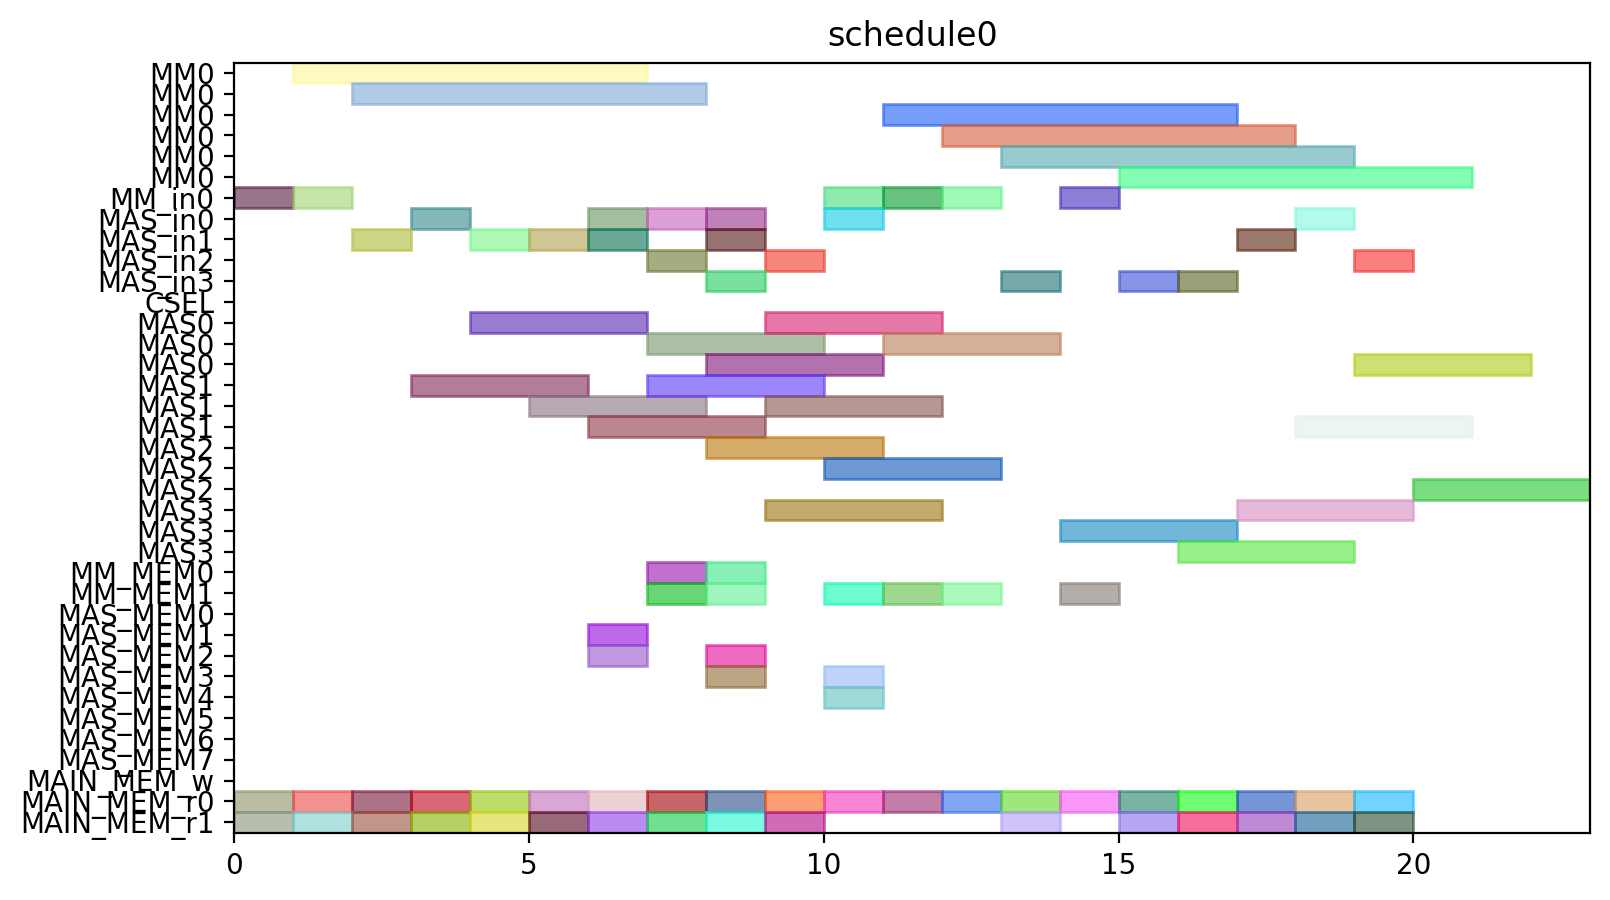

Generate this figure with Python:
from pyschedule import Scenario, solvers, plotters, alt


def solve():
	horizon = 120
	S = Scenario("schedule0", horizon=horizon)

	# resource
	MM = S.Resources('MM', num=1, size=6)
	MM_in = S.Resources('MM_in', num=1)
	MAS_in = S.Resources('MAS_in', num=4)
	CSEL = S.Resource('CSEL')
	MAS = S.Resources('MAS', num=4, size=3, periods=range(1, horizon))
	MM_MEM = S.Resources('MM_MEM', num=2)
	MAS_MEM = S.Resources('MAS_MEM', num=8)
	MAIN_MEM_w = S.Resource('MAIN_MEM_w', size=1)
	MAIN_MEM_r = S.Resources('MAIN_MEM_r', num=2)

	# result of previous scheduling

	# new tasks
	c_qinv_denom_inv0 = S.Task('c_qinv_denom_inv0', length=6, delay_cost=1)
	c_qinv_denom_inv0 += alt(MM)
	c_qinv_denom_inv0_in = S.Task('c_qinv_denom_inv0_in', length=1, delay_cost=1)
	c_qinv_denom_inv0_in += alt(MM_in)
	S += c_qinv_denom_inv0_in*MM_in[0]<=c_qinv_denom_inv0*MM[0]
	c_qinv_denom_inv0_mem0 = S.Task('c_qinv_denom_inv0_mem0', length=1, delay_cost=1)
	c_qinv_denom_inv0_mem0 += MAIN_MEM_r[0]
	S += c_qinv_denom_inv0_mem0 <= c_qinv_denom_inv0

	c_qinv_denom_inv0_mem1 = S.Task('c_qinv_denom_inv0_mem1', length=1, delay_cost=1)
	c_qinv_denom_inv0_mem1 += MAIN_MEM_r[1]
	S += c_qinv_denom_inv0_mem1 <= c_qinv_denom_inv0

	c_qinv_denom_inv1_ = S.Task('c_qinv_denom_inv1_', length=6, delay_cost=1)
	c_qinv_denom_inv1_ += alt(MM)
	c_qinv_denom_inv1__in = S.Task('c_qinv_denom_inv1__in', length=1, delay_cost=1)
	c_qinv_denom_inv1__in += alt(MM_in)
	S += c_qinv_denom_inv1__in*MM_in[0]<=c_qinv_denom_inv1_*MM[0]
	c_qinv_denom_inv1__mem0 = S.Task('c_qinv_denom_inv1__mem0', length=1, delay_cost=1)
	c_qinv_denom_inv1__mem0 += MAIN_MEM_r[0]
	S += c_qinv_denom_inv1__mem0 <= c_qinv_denom_inv1_

	c_qinv_denom_inv1__mem1 = S.Task('c_qinv_denom_inv1__mem1', length=1, delay_cost=1)
	c_qinv_denom_inv1__mem1 += MAIN_MEM_r[1]
	S += c_qinv_denom_inv1__mem1 <= c_qinv_denom_inv1_

	c_qinv0_t2 = S.Task('c_qinv0_t2', length=3, delay_cost=1)
	c_qinv0_t2 += alt(MAS)
	c_qinv0_t2_in = S.Task('c_qinv0_t2_in', length=1, delay_cost=1)
	c_qinv0_t2_in += alt(MAS_in)
	S += c_qinv0_t2_in*MAS_in[0]<=c_qinv0_t2*MAS[0]

	S += c_qinv0_t2_in*MAS_in[1]<=c_qinv0_t2*MAS[1]

	S += c_qinv0_t2_in*MAS_in[2]<=c_qinv0_t2*MAS[2]

	S += c_qinv0_t2_in*MAS_in[3]<=c_qinv0_t2*MAS[3]

	c_qinv0_t2_mem0 = S.Task('c_qinv0_t2_mem0', length=1, delay_cost=1)
	c_qinv0_t2_mem0 += MAIN_MEM_r[0]
	S += c_qinv0_t2_mem0 <= c_qinv0_t2

	c_qinv0_t2_mem1 = S.Task('c_qinv0_t2_mem1', length=1, delay_cost=1)
	c_qinv0_t2_mem1 += MAIN_MEM_r[1]
	S += c_qinv0_t2_mem1 <= c_qinv0_t2

	c_qinv1__t2 = S.Task('c_qinv1__t2', length=3, delay_cost=1)
	c_qinv1__t2 += alt(MAS)
	c_qinv1__t2_in = S.Task('c_qinv1__t2_in', length=1, delay_cost=1)
	c_qinv1__t2_in += alt(MAS_in)
	S += c_qinv1__t2_in*MAS_in[0]<=c_qinv1__t2*MAS[0]

	S += c_qinv1__t2_in*MAS_in[1]<=c_qinv1__t2*MAS[1]

	S += c_qinv1__t2_in*MAS_in[2]<=c_qinv1__t2*MAS[2]

	S += c_qinv1__t2_in*MAS_in[3]<=c_qinv1__t2*MAS[3]

	c_qinv1__t2_mem0 = S.Task('c_qinv1__t2_mem0', length=1, delay_cost=1)
	c_qinv1__t2_mem0 += MAIN_MEM_r[0]
	S += c_qinv1__t2_mem0 <= c_qinv1__t2

	c_qinv1__t2_mem1 = S.Task('c_qinv1__t2_mem1', length=1, delay_cost=1)
	c_qinv1__t2_mem1 += MAIN_MEM_r[1]
	S += c_qinv1__t2_mem1 <= c_qinv1__t2

	c0_t0_t2 = S.Task('c0_t0_t2', length=3, delay_cost=1)
	c0_t0_t2 += alt(MAS)
	c0_t0_t2_in = S.Task('c0_t0_t2_in', length=1, delay_cost=1)
	c0_t0_t2_in += alt(MAS_in)
	S += c0_t0_t2_in*MAS_in[0]<=c0_t0_t2*MAS[0]

	S += c0_t0_t2_in*MAS_in[1]<=c0_t0_t2*MAS[1]

	S += c0_t0_t2_in*MAS_in[2]<=c0_t0_t2*MAS[2]

	S += c0_t0_t2_in*MAS_in[3]<=c0_t0_t2*MAS[3]

	c0_t0_t2_mem0 = S.Task('c0_t0_t2_mem0', length=1, delay_cost=1)
	c0_t0_t2_mem0 += MAIN_MEM_r[0]
	S += c0_t0_t2_mem0 <= c0_t0_t2

	c0_t0_t2_mem1 = S.Task('c0_t0_t2_mem1', length=1, delay_cost=1)
	c0_t0_t2_mem1 += MAIN_MEM_r[1]
	S += c0_t0_t2_mem1 <= c0_t0_t2

	c0_t1_t2 = S.Task('c0_t1_t2', length=3, delay_cost=1)
	c0_t1_t2 += alt(MAS)
	c0_t1_t2_in = S.Task('c0_t1_t2_in', length=1, delay_cost=1)
	c0_t1_t2_in += alt(MAS_in)
	S += c0_t1_t2_in*MAS_in[0]<=c0_t1_t2*MAS[0]

	S += c0_t1_t2_in*MAS_in[1]<=c0_t1_t2*MAS[1]

	S += c0_t1_t2_in*MAS_in[2]<=c0_t1_t2*MAS[2]

	S += c0_t1_t2_in*MAS_in[3]<=c0_t1_t2*MAS[3]

	c0_t1_t2_mem0 = S.Task('c0_t1_t2_mem0', length=1, delay_cost=1)
	c0_t1_t2_mem0 += MAIN_MEM_r[0]
	S += c0_t1_t2_mem0 <= c0_t1_t2

	c0_t1_t2_mem1 = S.Task('c0_t1_t2_mem1', length=1, delay_cost=1)
	c0_t1_t2_mem1 += MAIN_MEM_r[1]
	S += c0_t1_t2_mem1 <= c0_t1_t2

	c0_t20 = S.Task('c0_t20', length=3, delay_cost=1)
	c0_t20 += alt(MAS)
	c0_t20_in = S.Task('c0_t20_in', length=1, delay_cost=1)
	c0_t20_in += alt(MAS_in)
	S += c0_t20_in*MAS_in[0]<=c0_t20*MAS[0]

	S += c0_t20_in*MAS_in[1]<=c0_t20*MAS[1]

	S += c0_t20_in*MAS_in[2]<=c0_t20*MAS[2]

	S += c0_t20_in*MAS_in[3]<=c0_t20*MAS[3]

	c0_t20_mem0 = S.Task('c0_t20_mem0', length=1, delay_cost=1)
	c0_t20_mem0 += MAIN_MEM_r[0]
	S += c0_t20_mem0 <= c0_t20

	c0_t20_mem1 = S.Task('c0_t20_mem1', length=1, delay_cost=1)
	c0_t20_mem1 += MAIN_MEM_r[1]
	S += c0_t20_mem1 <= c0_t20

	c0_t21 = S.Task('c0_t21', length=3, delay_cost=1)
	c0_t21 += alt(MAS)
	c0_t21_in = S.Task('c0_t21_in', length=1, delay_cost=1)
	c0_t21_in += alt(MAS_in)
	S += c0_t21_in*MAS_in[0]<=c0_t21*MAS[0]

	S += c0_t21_in*MAS_in[1]<=c0_t21*MAS[1]

	S += c0_t21_in*MAS_in[2]<=c0_t21*MAS[2]

	S += c0_t21_in*MAS_in[3]<=c0_t21*MAS[3]

	c0_t21_mem0 = S.Task('c0_t21_mem0', length=1, delay_cost=1)
	c0_t21_mem0 += MAIN_MEM_r[0]
	S += c0_t21_mem0 <= c0_t21

	c0_t21_mem1 = S.Task('c0_t21_mem1', length=1, delay_cost=1)
	c0_t21_mem1 += MAIN_MEM_r[1]
	S += c0_t21_mem1 <= c0_t21

	c1_t0_t2 = S.Task('c1_t0_t2', length=3, delay_cost=1)
	c1_t0_t2 += alt(MAS)
	c1_t0_t2_in = S.Task('c1_t0_t2_in', length=1, delay_cost=1)
	c1_t0_t2_in += alt(MAS_in)
	S += c1_t0_t2_in*MAS_in[0]<=c1_t0_t2*MAS[0]

	S += c1_t0_t2_in*MAS_in[1]<=c1_t0_t2*MAS[1]

	S += c1_t0_t2_in*MAS_in[2]<=c1_t0_t2*MAS[2]

	S += c1_t0_t2_in*MAS_in[3]<=c1_t0_t2*MAS[3]

	c1_t0_t2_mem0 = S.Task('c1_t0_t2_mem0', length=1, delay_cost=1)
	c1_t0_t2_mem0 += MAIN_MEM_r[0]
	S += c1_t0_t2_mem0 <= c1_t0_t2

	c1_t0_t2_mem1 = S.Task('c1_t0_t2_mem1', length=1, delay_cost=1)
	c1_t0_t2_mem1 += MAIN_MEM_r[1]
	S += c1_t0_t2_mem1 <= c1_t0_t2

	c1_t1_t2 = S.Task('c1_t1_t2', length=3, delay_cost=1)
	c1_t1_t2 += alt(MAS)
	c1_t1_t2_in = S.Task('c1_t1_t2_in', length=1, delay_cost=1)
	c1_t1_t2_in += alt(MAS_in)
	S += c1_t1_t2_in*MAS_in[0]<=c1_t1_t2*MAS[0]

	S += c1_t1_t2_in*MAS_in[1]<=c1_t1_t2*MAS[1]

	S += c1_t1_t2_in*MAS_in[2]<=c1_t1_t2*MAS[2]

	S += c1_t1_t2_in*MAS_in[3]<=c1_t1_t2*MAS[3]

	c1_t1_t2_mem0 = S.Task('c1_t1_t2_mem0', length=1, delay_cost=1)
	c1_t1_t2_mem0 += MAIN_MEM_r[0]
	S += c1_t1_t2_mem0 <= c1_t1_t2

	c1_t1_t2_mem1 = S.Task('c1_t1_t2_mem1', length=1, delay_cost=1)
	c1_t1_t2_mem1 += MAIN_MEM_r[1]
	S += c1_t1_t2_mem1 <= c1_t1_t2

	c1_t20 = S.Task('c1_t20', length=3, delay_cost=1)
	c1_t20 += alt(MAS)
	c1_t20_in = S.Task('c1_t20_in', length=1, delay_cost=1)
	c1_t20_in += alt(MAS_in)
	S += c1_t20_in*MAS_in[0]<=c1_t20*MAS[0]

	S += c1_t20_in*MAS_in[1]<=c1_t20*MAS[1]

	S += c1_t20_in*MAS_in[2]<=c1_t20*MAS[2]

	S += c1_t20_in*MAS_in[3]<=c1_t20*MAS[3]

	c1_t20_mem0 = S.Task('c1_t20_mem0', length=1, delay_cost=1)
	c1_t20_mem0 += MAIN_MEM_r[0]
	S += c1_t20_mem0 <= c1_t20

	c1_t20_mem1 = S.Task('c1_t20_mem1', length=1, delay_cost=1)
	c1_t20_mem1 += MAIN_MEM_r[1]
	S += c1_t20_mem1 <= c1_t20

	c1_t21 = S.Task('c1_t21', length=3, delay_cost=1)
	c1_t21 += alt(MAS)
	c1_t21_in = S.Task('c1_t21_in', length=1, delay_cost=1)
	c1_t21_in += alt(MAS_in)
	S += c1_t21_in*MAS_in[0]<=c1_t21*MAS[0]

	S += c1_t21_in*MAS_in[1]<=c1_t21*MAS[1]

	S += c1_t21_in*MAS_in[2]<=c1_t21*MAS[2]

	S += c1_t21_in*MAS_in[3]<=c1_t21*MAS[3]

	c1_t21_mem0 = S.Task('c1_t21_mem0', length=1, delay_cost=1)
	c1_t21_mem0 += MAIN_MEM_r[0]
	S += c1_t21_mem0 <= c1_t21

	c1_t21_mem1 = S.Task('c1_t21_mem1', length=1, delay_cost=1)
	c1_t21_mem1 += MAIN_MEM_r[1]
	S += c1_t21_mem1 <= c1_t21

	c2_t0_t2 = S.Task('c2_t0_t2', length=3, delay_cost=1)
	c2_t0_t2 += alt(MAS)
	c2_t0_t2_in = S.Task('c2_t0_t2_in', length=1, delay_cost=1)
	c2_t0_t2_in += alt(MAS_in)
	S += c2_t0_t2_in*MAS_in[0]<=c2_t0_t2*MAS[0]

	S += c2_t0_t2_in*MAS_in[1]<=c2_t0_t2*MAS[1]

	S += c2_t0_t2_in*MAS_in[2]<=c2_t0_t2*MAS[2]

	S += c2_t0_t2_in*MAS_in[3]<=c2_t0_t2*MAS[3]

	c2_t0_t2_mem0 = S.Task('c2_t0_t2_mem0', length=1, delay_cost=1)
	c2_t0_t2_mem0 += MAIN_MEM_r[0]
	S += c2_t0_t2_mem0 <= c2_t0_t2

	c2_t0_t2_mem1 = S.Task('c2_t0_t2_mem1', length=1, delay_cost=1)
	c2_t0_t2_mem1 += MAIN_MEM_r[1]
	S += c2_t0_t2_mem1 <= c2_t0_t2

	c2_t1_t2 = S.Task('c2_t1_t2', length=3, delay_cost=1)
	c2_t1_t2 += alt(MAS)
	c2_t1_t2_in = S.Task('c2_t1_t2_in', length=1, delay_cost=1)
	c2_t1_t2_in += alt(MAS_in)
	S += c2_t1_t2_in*MAS_in[0]<=c2_t1_t2*MAS[0]

	S += c2_t1_t2_in*MAS_in[1]<=c2_t1_t2*MAS[1]

	S += c2_t1_t2_in*MAS_in[2]<=c2_t1_t2*MAS[2]

	S += c2_t1_t2_in*MAS_in[3]<=c2_t1_t2*MAS[3]

	c2_t1_t2_mem0 = S.Task('c2_t1_t2_mem0', length=1, delay_cost=1)
	c2_t1_t2_mem0 += MAIN_MEM_r[0]
	S += c2_t1_t2_mem0 <= c2_t1_t2

	c2_t1_t2_mem1 = S.Task('c2_t1_t2_mem1', length=1, delay_cost=1)
	c2_t1_t2_mem1 += MAIN_MEM_r[1]
	S += c2_t1_t2_mem1 <= c2_t1_t2

	c2_t20 = S.Task('c2_t20', length=3, delay_cost=1)
	c2_t20 += alt(MAS)
	c2_t20_in = S.Task('c2_t20_in', length=1, delay_cost=1)
	c2_t20_in += alt(MAS_in)
	S += c2_t20_in*MAS_in[0]<=c2_t20*MAS[0]

	S += c2_t20_in*MAS_in[1]<=c2_t20*MAS[1]

	S += c2_t20_in*MAS_in[2]<=c2_t20*MAS[2]

	S += c2_t20_in*MAS_in[3]<=c2_t20*MAS[3]

	c2_t20_mem0 = S.Task('c2_t20_mem0', length=1, delay_cost=1)
	c2_t20_mem0 += MAIN_MEM_r[0]
	S += c2_t20_mem0 <= c2_t20

	c2_t20_mem1 = S.Task('c2_t20_mem1', length=1, delay_cost=1)
	c2_t20_mem1 += MAIN_MEM_r[1]
	S += c2_t20_mem1 <= c2_t20

	c2_t21 = S.Task('c2_t21', length=3, delay_cost=1)
	c2_t21 += alt(MAS)
	c2_t21_in = S.Task('c2_t21_in', length=1, delay_cost=1)
	c2_t21_in += alt(MAS_in)
	S += c2_t21_in*MAS_in[0]<=c2_t21*MAS[0]

	S += c2_t21_in*MAS_in[1]<=c2_t21*MAS[1]

	S += c2_t21_in*MAS_in[2]<=c2_t21*MAS[2]

	S += c2_t21_in*MAS_in[3]<=c2_t21*MAS[3]

	c2_t21_mem0 = S.Task('c2_t21_mem0', length=1, delay_cost=1)
	c2_t21_mem0 += MAIN_MEM_r[0]
	S += c2_t21_mem0 <= c2_t21

	c2_t21_mem1 = S.Task('c2_t21_mem1', length=1, delay_cost=1)
	c2_t21_mem1 += MAIN_MEM_r[1]
	S += c2_t21_mem1 <= c2_t21

	c_qinv0_t0 = S.Task('c_qinv0_t0', length=6, delay_cost=1)
	c_qinv0_t0 += alt(MM)
	c_qinv0_t0_in = S.Task('c_qinv0_t0_in', length=1, delay_cost=1)
	c_qinv0_t0_in += alt(MM_in)
	S += c_qinv0_t0_in*MM_in[0]<=c_qinv0_t0*MM[0]
	c_qinv0_t0_mem0 = S.Task('c_qinv0_t0_mem0', length=1, delay_cost=1)
	c_qinv0_t0_mem0 += MAIN_MEM_r[0]
	S += c_qinv0_t0_mem0 <= c_qinv0_t0

	c_qinv0_t0_mem1 = S.Task('c_qinv0_t0_mem1', length=1, delay_cost=1)
	c_qinv0_t0_mem1 += alt(MM_MEM)
	S += (c_qinv_denom_inv0*MM[0])-1 < c_qinv0_t0_mem1*MM_MEM[1]
	S += c_qinv0_t0_mem1 <= c_qinv0_t0

	c_qinv0_t1 = S.Task('c_qinv0_t1', length=6, delay_cost=1)
	c_qinv0_t1 += alt(MM)
	c_qinv0_t1_in = S.Task('c_qinv0_t1_in', length=1, delay_cost=1)
	c_qinv0_t1_in += alt(MM_in)
	S += c_qinv0_t1_in*MM_in[0]<=c_qinv0_t1*MM[0]
	c_qinv0_t1_mem0 = S.Task('c_qinv0_t1_mem0', length=1, delay_cost=1)
	c_qinv0_t1_mem0 += MAIN_MEM_r[0]
	S += c_qinv0_t1_mem0 <= c_qinv0_t1

	c_qinv0_t1_mem1 = S.Task('c_qinv0_t1_mem1', length=1, delay_cost=1)
	c_qinv0_t1_mem1 += alt(MM_MEM)
	S += (c_qinv_denom_inv1_*MM[0])-1 < c_qinv0_t1_mem1*MM_MEM[1]
	S += c_qinv0_t1_mem1 <= c_qinv0_t1

	c_qinv0_t3 = S.Task('c_qinv0_t3', length=3, delay_cost=1)
	c_qinv0_t3 += alt(MAS)
	c_qinv0_t3_in = S.Task('c_qinv0_t3_in', length=1, delay_cost=1)
	c_qinv0_t3_in += alt(MAS_in)
	S += c_qinv0_t3_in*MAS_in[0]<=c_qinv0_t3*MAS[0]

	S += c_qinv0_t3_in*MAS_in[1]<=c_qinv0_t3*MAS[1]

	S += c_qinv0_t3_in*MAS_in[2]<=c_qinv0_t3*MAS[2]

	S += c_qinv0_t3_in*MAS_in[3]<=c_qinv0_t3*MAS[3]

	c_qinv0_t3_mem0 = S.Task('c_qinv0_t3_mem0', length=1, delay_cost=1)
	c_qinv0_t3_mem0 += alt(MM_MEM)
	S += (c_qinv_denom_inv0*MM[0])-1 < c_qinv0_t3_mem0*MM_MEM[0]
	S += c_qinv0_t3_mem0 <= c_qinv0_t3

	c_qinv0_t3_mem1 = S.Task('c_qinv0_t3_mem1', length=1, delay_cost=1)
	c_qinv0_t3_mem1 += alt(MM_MEM)
	S += (c_qinv_denom_inv1_*MM[0])-1 < c_qinv0_t3_mem1*MM_MEM[1]
	S += c_qinv0_t3_mem1 <= c_qinv0_t3

	c_qinv1__t0 = S.Task('c_qinv1__t0', length=6, delay_cost=1)
	c_qinv1__t0 += alt(MM)
	c_qinv1__t0_in = S.Task('c_qinv1__t0_in', length=1, delay_cost=1)
	c_qinv1__t0_in += alt(MM_in)
	S += c_qinv1__t0_in*MM_in[0]<=c_qinv1__t0*MM[0]
	c_qinv1__t0_mem0 = S.Task('c_qinv1__t0_mem0', length=1, delay_cost=1)
	c_qinv1__t0_mem0 += MAIN_MEM_r[0]
	S += c_qinv1__t0_mem0 <= c_qinv1__t0

	c_qinv1__t0_mem1 = S.Task('c_qinv1__t0_mem1', length=1, delay_cost=1)
	c_qinv1__t0_mem1 += alt(MM_MEM)
	S += (c_qinv_denom_inv0*MM[0])-1 < c_qinv1__t0_mem1*MM_MEM[1]
	S += c_qinv1__t0_mem1 <= c_qinv1__t0

	c_qinv1__t1 = S.Task('c_qinv1__t1', length=6, delay_cost=1)
	c_qinv1__t1 += alt(MM)
	c_qinv1__t1_in = S.Task('c_qinv1__t1_in', length=1, delay_cost=1)
	c_qinv1__t1_in += alt(MM_in)
	S += c_qinv1__t1_in*MM_in[0]<=c_qinv1__t1*MM[0]
	c_qinv1__t1_mem0 = S.Task('c_qinv1__t1_mem0', length=1, delay_cost=1)
	c_qinv1__t1_mem0 += MAIN_MEM_r[0]
	S += c_qinv1__t1_mem0 <= c_qinv1__t1

	c_qinv1__t1_mem1 = S.Task('c_qinv1__t1_mem1', length=1, delay_cost=1)
	c_qinv1__t1_mem1 += alt(MM_MEM)
	S += (c_qinv_denom_inv1_*MM[0])-1 < c_qinv1__t1_mem1*MM_MEM[1]
	S += c_qinv1__t1_mem1 <= c_qinv1__t1

	c_qinv1__t3 = S.Task('c_qinv1__t3', length=3, delay_cost=1)
	c_qinv1__t3 += alt(MAS)
	c_qinv1__t3_in = S.Task('c_qinv1__t3_in', length=1, delay_cost=1)
	c_qinv1__t3_in += alt(MAS_in)
	S += c_qinv1__t3_in*MAS_in[0]<=c_qinv1__t3*MAS[0]

	S += c_qinv1__t3_in*MAS_in[1]<=c_qinv1__t3*MAS[1]

	S += c_qinv1__t3_in*MAS_in[2]<=c_qinv1__t3*MAS[2]

	S += c_qinv1__t3_in*MAS_in[3]<=c_qinv1__t3*MAS[3]

	c_qinv1__t3_mem0 = S.Task('c_qinv1__t3_mem0', length=1, delay_cost=1)
	c_qinv1__t3_mem0 += alt(MM_MEM)
	S += (c_qinv_denom_inv0*MM[0])-1 < c_qinv1__t3_mem0*MM_MEM[0]
	S += c_qinv1__t3_mem0 <= c_qinv1__t3

	c_qinv1__t3_mem1 = S.Task('c_qinv1__t3_mem1', length=1, delay_cost=1)
	c_qinv1__t3_mem1 += alt(MM_MEM)
	S += (c_qinv_denom_inv1_*MM[0])-1 < c_qinv1__t3_mem1*MM_MEM[1]
	S += c_qinv1__t3_mem1 <= c_qinv1__t3

	c0_t4_t2 = S.Task('c0_t4_t2', length=3, delay_cost=1)
	c0_t4_t2 += alt(MAS)
	c0_t4_t2_in = S.Task('c0_t4_t2_in', length=1, delay_cost=1)
	c0_t4_t2_in += alt(MAS_in)
	S += c0_t4_t2_in*MAS_in[0]<=c0_t4_t2*MAS[0]

	S += c0_t4_t2_in*MAS_in[1]<=c0_t4_t2*MAS[1]

	S += c0_t4_t2_in*MAS_in[2]<=c0_t4_t2*MAS[2]

	S += c0_t4_t2_in*MAS_in[3]<=c0_t4_t2*MAS[3]

	c0_t4_t2_mem0 = S.Task('c0_t4_t2_mem0', length=1, delay_cost=1)
	c0_t4_t2_mem0 += alt(MAS_MEM)
	S += (c0_t20*MAS[0])-1 < c0_t4_t2_mem0*MAS_MEM[0]
	S += (c0_t20*MAS[1])-1 < c0_t4_t2_mem0*MAS_MEM[2]
	S += (c0_t20*MAS[2])-1 < c0_t4_t2_mem0*MAS_MEM[4]
	S += (c0_t20*MAS[3])-1 < c0_t4_t2_mem0*MAS_MEM[6]
	S += c0_t4_t2_mem0 <= c0_t4_t2

	c0_t4_t2_mem1 = S.Task('c0_t4_t2_mem1', length=1, delay_cost=1)
	c0_t4_t2_mem1 += alt(MAS_MEM)
	S += (c0_t21*MAS[0])-1 < c0_t4_t2_mem1*MAS_MEM[1]
	S += (c0_t21*MAS[1])-1 < c0_t4_t2_mem1*MAS_MEM[3]
	S += (c0_t21*MAS[2])-1 < c0_t4_t2_mem1*MAS_MEM[5]
	S += (c0_t21*MAS[3])-1 < c0_t4_t2_mem1*MAS_MEM[7]
	S += c0_t4_t2_mem1 <= c0_t4_t2

	c1_t4_t2 = S.Task('c1_t4_t2', length=3, delay_cost=1)
	c1_t4_t2 += alt(MAS)
	c1_t4_t2_in = S.Task('c1_t4_t2_in', length=1, delay_cost=1)
	c1_t4_t2_in += alt(MAS_in)
	S += c1_t4_t2_in*MAS_in[0]<=c1_t4_t2*MAS[0]

	S += c1_t4_t2_in*MAS_in[1]<=c1_t4_t2*MAS[1]

	S += c1_t4_t2_in*MAS_in[2]<=c1_t4_t2*MAS[2]

	S += c1_t4_t2_in*MAS_in[3]<=c1_t4_t2*MAS[3]

	c1_t4_t2_mem0 = S.Task('c1_t4_t2_mem0', length=1, delay_cost=1)
	c1_t4_t2_mem0 += alt(MAS_MEM)
	S += (c1_t20*MAS[0])-1 < c1_t4_t2_mem0*MAS_MEM[0]
	S += (c1_t20*MAS[1])-1 < c1_t4_t2_mem0*MAS_MEM[2]
	S += (c1_t20*MAS[2])-1 < c1_t4_t2_mem0*MAS_MEM[4]
	S += (c1_t20*MAS[3])-1 < c1_t4_t2_mem0*MAS_MEM[6]
	S += c1_t4_t2_mem0 <= c1_t4_t2

	c1_t4_t2_mem1 = S.Task('c1_t4_t2_mem1', length=1, delay_cost=1)
	c1_t4_t2_mem1 += alt(MAS_MEM)
	S += (c1_t21*MAS[0])-1 < c1_t4_t2_mem1*MAS_MEM[1]
	S += (c1_t21*MAS[1])-1 < c1_t4_t2_mem1*MAS_MEM[3]
	S += (c1_t21*MAS[2])-1 < c1_t4_t2_mem1*MAS_MEM[5]
	S += (c1_t21*MAS[3])-1 < c1_t4_t2_mem1*MAS_MEM[7]
	S += c1_t4_t2_mem1 <= c1_t4_t2

	c2_t4_t2 = S.Task('c2_t4_t2', length=3, delay_cost=1)
	c2_t4_t2 += alt(MAS)
	c2_t4_t2_in = S.Task('c2_t4_t2_in', length=1, delay_cost=1)
	c2_t4_t2_in += alt(MAS_in)
	S += c2_t4_t2_in*MAS_in[0]<=c2_t4_t2*MAS[0]

	S += c2_t4_t2_in*MAS_in[1]<=c2_t4_t2*MAS[1]

	S += c2_t4_t2_in*MAS_in[2]<=c2_t4_t2*MAS[2]

	S += c2_t4_t2_in*MAS_in[3]<=c2_t4_t2*MAS[3]

	c2_t4_t2_mem0 = S.Task('c2_t4_t2_mem0', length=1, delay_cost=1)
	c2_t4_t2_mem0 += alt(MAS_MEM)
	S += (c2_t20*MAS[0])-1 < c2_t4_t2_mem0*MAS_MEM[0]
	S += (c2_t20*MAS[1])-1 < c2_t4_t2_mem0*MAS_MEM[2]
	S += (c2_t20*MAS[2])-1 < c2_t4_t2_mem0*MAS_MEM[4]
	S += (c2_t20*MAS[3])-1 < c2_t4_t2_mem0*MAS_MEM[6]
	S += c2_t4_t2_mem0 <= c2_t4_t2

	c2_t4_t2_mem1 = S.Task('c2_t4_t2_mem1', length=1, delay_cost=1)
	c2_t4_t2_mem1 += alt(MAS_MEM)
	S += (c2_t21*MAS[0])-1 < c2_t4_t2_mem1*MAS_MEM[1]
	S += (c2_t21*MAS[1])-1 < c2_t4_t2_mem1*MAS_MEM[3]
	S += (c2_t21*MAS[2])-1 < c2_t4_t2_mem1*MAS_MEM[5]
	S += (c2_t21*MAS[3])-1 < c2_t4_t2_mem1*MAS_MEM[7]
	S += c2_t4_t2_mem1 <= c2_t4_t2

	solvers.mip.solve(S,msg=1,kind='CPLEX',ratio_gap=1.01)

	solution = [['hoge']*len(S.solution()[1]) for i in range(len(S.solution()))]
	for i in range(len(S.solution())):
		for j in range(len(S.solution()[i])):
			solution[i][j]=str(S.solution()[i][j])
	print(solution)

	cycles = int(solution[-1][3])

	pic_file_name = "/home/mfukuda/ABE/multiRAM_multiMAS_16mux/scheduling_result/stage6MM1_stage3MAS4/FP12_INV_AFTER_FPINV/schedule0.png"
	if(S.solution() != []):
		plotters.matplotlib.plot(S,img_filename=pic_file_name, show_task_labels=False, fig_size=(cycles*0.25+3, 5))

	return solution
